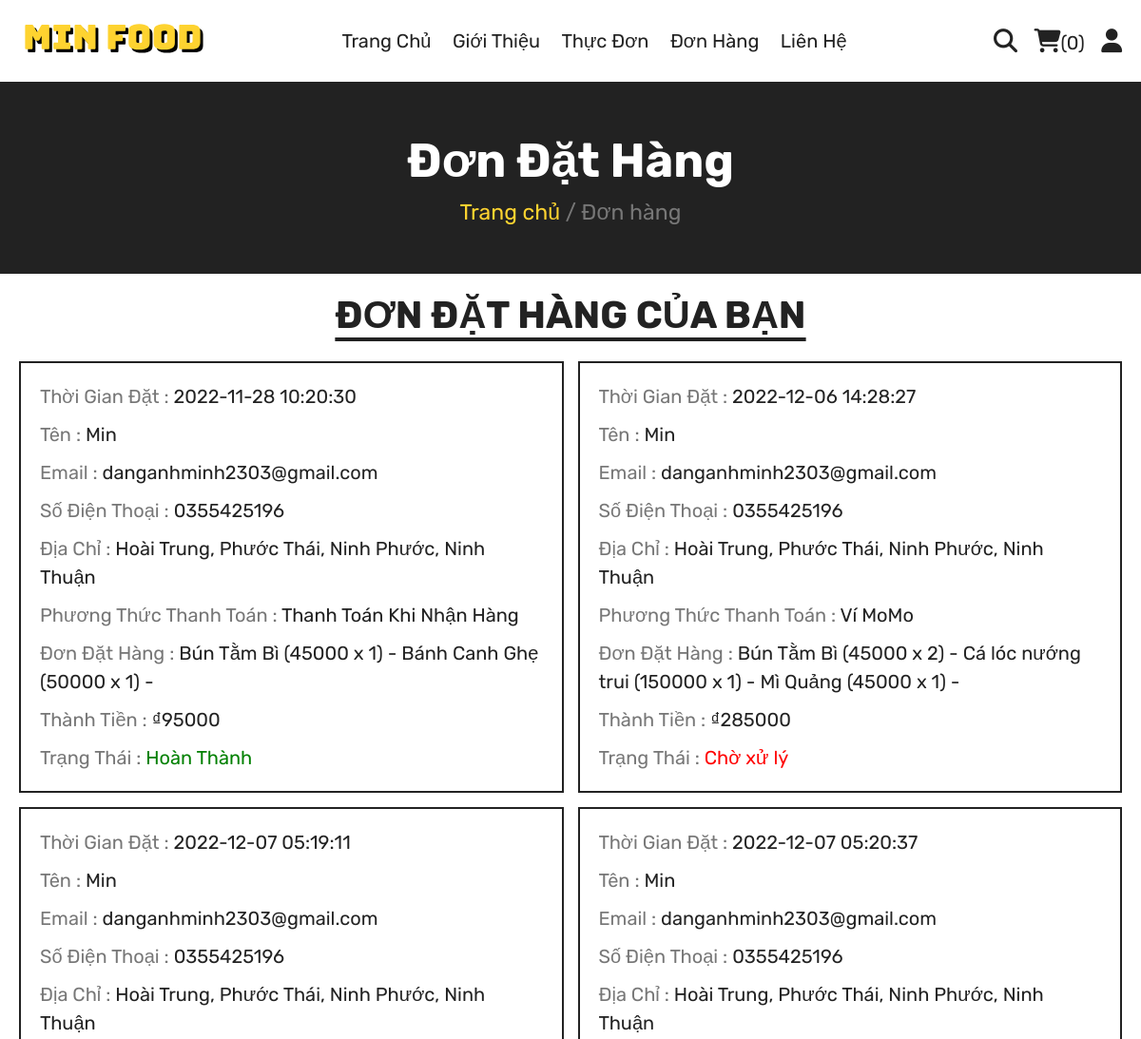
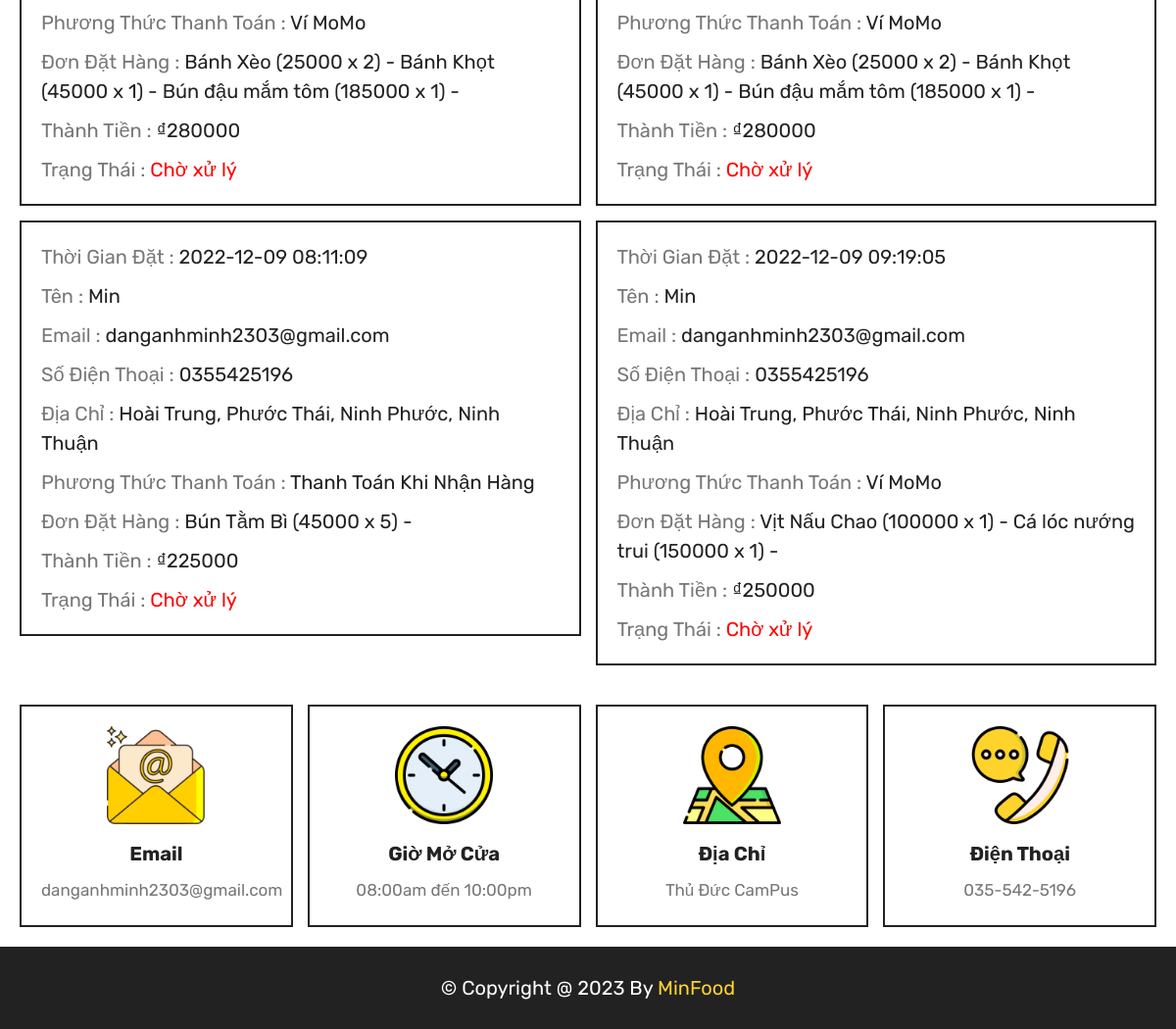
Screenshot of /orders.php (signed in) with the database file from the repository (2 pictures, top to bottom).
### tables this page shows
CREATE TABLE `orders` (
  `id` int(100) NOT NULL,
  `user_id` int(100) NOT NULL,
  `name` varchar(20) NOT NULL,
  `number` varchar(10) NOT NULL,
  `email` varchar(50) NOT NULL,
  `method` varchar(50) NOT NULL,
  `address` varchar(500) NOT NULL,
  `total_products` varchar(1000) NOT NULL,
  `total_price` int(100) NOT NULL,
  `placed_on` timestamp NOT NULL DEFAULT current_timestamp(),
  `payment_status` varchar(20) NOT NULL DEFAULT 'Chờ xử lý'
);

### orders.php (the view, shortened to what this page needs)
<?php
include 'components/connect.php';
if(isset($_SESSION['user_id'])){
   $user_id = $_SESSION['user_id'];
}else{
   $user_id = '';
   header('location:home.php');
};
?>
<!DOCTYPE html>
<html lang="en">
<head>
   <link rel="stylesheet" href="https://cdnjs.cloudflare.com/ajax/libs/font-awesome/6.1.1/css/all.min.css">
   <link rel="stylesheet" href="css/style.css">
</head>
<body>
<?php include 'components/user_header.php'; ?>
<div class="heading">
   <h3>Đơn Đặt Hàng</h3>
   <p><a href="html.php">Trang chủ</a> <span> / Đơn hàng</span></p>
</div>
<section class="orders">
   <h1 class="title">Đơn Đặt Hàng Của Bạn</h1>
   <div class="box-container">
   <?php
      if($user_id == ''){
         echo '<p class="empty">please login to see your orders</p>';
      }else{
         $select_orders = $conn->prepare("SELECT * FROM `orders` WHERE user_id = ?");
         $select_orders->execute([$user_id]);
         if($select_orders->rowCount() > 0){
            while($fetch_orders = $select_orders->fetch(PDO::FETCH_ASSOC)){
   ?>
   <div class="box">
      <p>Thời Gian Đặt : <span><?= $fetch_orders['placed_on']; ?></span></p>
      <p>Tên : <span><?= $fetch_orders['name']; ?></span></p>
      <p>Email : <span><?= $fetch_orders['email']; ?></span></p>
      <p>Số Điện Thoại : <span><?= $fetch_orders['number']; ?></span></p>
      <p>Địa Chỉ : <span><?= $fetch_orders['address']; ?></span></p>
      <p>Phương Thức Thanh Toán : <span><?= $fetch_orders['method']; ?></span></p>
      <p>Đơn Đặt Hàng : <span><?= $fetch_orders['total_products']; ?></span></p>
      <p>Thành Tiền : <span>₫<?= $fetch_orders['total_price']; ?></span></p>
      <p> Trạng Thái : <span style="color:<?php if($fetch_orders['payment_status'] == 'Chờ xử lý'){ echo 'red'; }else{ echo 'green'; }; ?>"><?= $fetch_orders['payment_status']; ?></span> </p>
   </div>
   <?php
      }
      }else{
         echo '<p class="empty">chưa có đơn hàng nào được đặt!</p>';
      }
      }
   ?>
   </div>
</section>
<?php include 'components/footer.php'; ?>
</body>
</html>

### css/style.css (style rules this page uses)
:root { --yellow:#fed330; --red:#e74c3c; --white:#fff; --black:#222; --light-color:#777; --border:.2rem solid var(--black); }
* { font-family: 'Rubik', sans-serif; margin:0; padding:0; box-sizing: border-box; outline: none; border: none; text-decoration: none; }
html { font-size: 62.5%; overflow-x: hidden; scroll-behavior: smooth; stop-opacity: 7rem; }
section { margin:0 auto; max-width: 1200px; padding:2rem; }
.title { text-align: center; margin-bottom: 2.5rem; font-size: 4rem; color:var(--black); text-transform: uppercase; text-decoration: underline; text-underline-offset: 1rem; }
.heading { display: flex; align-items: center; justify-content: center; gap:1rem; flex-flow: column; background-color: var(--black); min-height: 20rem; }
.heading h3 { font-size: 5rem; color:var(--white); text-transform: capitalize; }
.heading p { font-size: 2.3rem; color:var(--light-color); }
.heading p a { color:var(--yellow); }
.orders .box-container { display: flex; flex-wrap: wrap; gap:1.5rem; align-items: flex-start; }
.orders .box-container .box { padding:1rem 2rem; border:var(--border); flex:1 1 40rem; }
.orders .box-container .box p { line-height: 1.5; margin:1rem 0; font-size: 2rem; color:var(--light-color); }
.orders .box-container .box p span { color:var(--black); }

### rows the page displays
orders: placed_on "2022-11-28 10:20:30", name "Min", email "danganhminh2303@gmail.com", number "0355425196", address "Hoài Trung, Phước Thái, Ninh Phước, Ninh Thuận", method "Thanh Toán Khi Nhận Hàng", total_products "Bún Tằm Bì (45000 x 1) - Bánh Canh Ghẹ (50000 x 1) -", total_price "95000", payment_status "Hoàn Thành"
orders: placed_on "2022-12-06 14:28:27", name "Min", email "danganhminh2303@gmail.com", number "0355425196", address "Hoài Trung, Phước Thái, Ninh Phước, Ninh Thuận", method "Ví MoMo", total_products "Bún Tằm Bì (45000 x 2) - Cá lóc nướng trui (150000 x 1) - Mì Quảng (45000 x 1) -", total_price "285000", payment_status "Chờ xử lý"
orders: placed_on "2022-12-07 05:19:11", name "Min", email "danganhminh2303@gmail.com", number "0355425196", address "Hoài Trung, Phước Thái, Ninh Phước, Ninh Thuận", method "Ví MoMo", total_products "Bánh Xèo (25000 x 2) - Bánh Khọt (45000 x 1) - Bún đậu mắm tôm (185000 x 1) -", total_price "280000", payment_status "Chờ xử lý"
orders: placed_on "2022-12-07 05:20:37", name "Min", email "danganhminh2303@gmail.com", number "0355425196", address "Hoài Trung, Phước Thái, Ninh Phước, Ninh Thuận", method "Ví MoMo", total_products "Bánh Xèo (25000 x 2) - Bánh Khọt (45000 x 1) - Bún đậu mắm tôm (185000 x 1) -", total_price "280000", payment_status "Chờ xử lý"
orders: placed_on "2022-12-09 08:11:09", name "Min", email "danganhminh2303@gmail.com", number "0355425196", address "Hoài Trung, Phước Thái, Ninh Phước, Ninh Thuận", method "Thanh Toán Khi Nhận Hàng", total_products "Bún Tằm Bì (45000 x 5) -", total_price "225000", payment_status "Chờ xử lý"
orders: placed_on "2022-12-09 09:19:05", name "Min", email "danganhminh2303@gmail.com", number "0355425196", address "Hoài Trung, Phước Thái, Ninh Phước, Ninh Thuận", method "Ví MoMo", total_products "Vịt Nấu Chao (100000 x 1) - Cá lóc nướng trui (150000 x 1) -", total_price "250000", payment_status "Chờ xử lý"

### other values shown
$total_cart_items "0"
